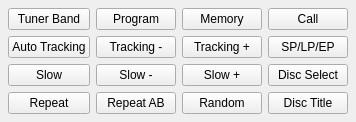
     <widget class="QWidget" name="media2Tab">
      <property name="sizePolicy">
       <sizepolicy hsizetype="Expanding" vsizetype="Expanding">
        <horstretch>0</horstretch>
        <verstretch>0</verstretch>
       </sizepolicy>
      </property>
      <attribute name="title">
       <string>Media 2</string>
      </attribute>
      <layout class="QGridLayout" name="gridLayout_2">
       <property name="margin">
        <number>8</number>
       </property>
       <item row="0" column="0">
        <widget class="QPushButton" name="tunerBandButton">
         <property name="sizePolicy">
          <sizepolicy hsizetype="Expanding" vsizetype="Expanding">
           <horstretch>0</horstretch>
           <verstretch>0</verstretch>
          </sizepolicy>
         </property>
         <property name="text">
          <string>Tuner Band</string>
         </property>
        </widget>
       </item>
       <item row="0" column="1">
        <widget class="QPushButton" name="programButton">
         <property name="sizePolicy">
          <sizepolicy hsizetype="Expanding" vsizetype="Expanding">
           <horstretch>0</horstretch>
           <verstretch>0</verstretch>
          </sizepolicy>
         </property>
         <property name="text">
          <string>Program</string>
         </property>
        </widget>
       </item>
       <item row="0" column="2">
        <widget class="QPushButton" name="memoryButton">
         <property name="sizePolicy">
          <sizepolicy hsizetype="Expanding" vsizetype="Expanding">
           <horstretch>0</horstretch>
           <verstretch>0</verstretch>
          </sizepolicy>
         </property>
         <property name="text">
          <string>Memory</string>
         </property>
        </widget>
       </item>
       <item row="0" column="3">
        <widget class="QPushButton" name="callButton">
         <property name="sizePolicy">
          <sizepolicy hsizetype="Expanding" vsizetype="Expanding">
           <horstretch>0</horstretch>
           <verstretch>0</verstretch>
          </sizepolicy>
         </property>
         <property name="text">
          <string>Call</string>
         </property>
        </widget>
       </item>
       <item row="1" column="0">
        <widget class="QPushButton" name="autoTrackingButton">
         <property name="sizePolicy">
          <sizepolicy hsizetype="Expanding" vsizetype="Expanding">
           <horstretch>0</horstretch>
           <verstretch>0</verstretch>
          </sizepolicy>
         </property>
         <property name="text">
          <string>Auto Tracking</string>
         </property>
        </widget>
       </item>
       <item row="1" column="1">
        <widget class="QPushButton" name="trackingMinusButton">
         <property name="sizePolicy">
          <sizepolicy hsizetype="Expanding" vsizetype="Expanding">
           <horstretch>0</horstretch>
           <verstretch>0</verstretch>
          </sizepolicy>
         </property>
         <property name="text">
          <string>Tracking -</string>
         </property>
        </widget>
       </item>
       <item row="1" column="2">
        <widget class="QPushButton" name="trackingPlusButton">
         <property name="sizePolicy">
          <sizepolicy hsizetype="Expanding" vsizetype="Expanding">
           <horstretch>0</horstretch>
           <verstretch>0</verstretch>
          </sizepolicy>
         </property>
         <property name="text">
          <string>Tracking +</string>
         </property>
        </widget>
       </item>
       <item row="1" column="3">
        <widget class="QPushButton" name="vhsSpeedButton">
         <property name="sizePolicy">
          <sizepolicy hsizetype="Expanding" vsizetype="Expanding">
           <horstretch>0</horstretch>
           <verstretch>0</verstretch>
          </sizepolicy>
         </property>
         <property name="text">
          <string>SP/LP/EP</string>
         </property>
        </widget>
       </item>
       <item row="2" column="0">
        <widget class="QPushButton" name="slowButton">
         <property name="sizePolicy">
          <sizepolicy hsizetype="Expanding" vsizetype="Expanding">
           <horstretch>0</horstretch>
           <verstretch>0</verstretch>
          </sizepolicy>
         </property>
         <property name="text">
          <string>Slow</string>
         </property>
        </widget>
       </item>
       <item row="2" column="2">
        <widget class="QPushButton" name="slowPlusButton">
         <property name="sizePolicy">
          <sizepolicy hsizetype="Expanding" vsizetype="Expanding">
           <horstretch>0</horstretch>
           <verstretch>0</verstretch>
          </sizepolicy>
         </property>
         <property name="text">
          <string>Slow +</string>
         </property>
        </widget>
       </item>
       <item row="2" column="3">
        <widget class="QPushButton" name="discSelectButton">
         <property name="sizePolicy">
          <sizepolicy hsizetype="Expanding" vsizetype="Expanding">
           <horstretch>0</horstretch>
           <verstretch>0</verstretch>
          </sizepolicy>
         </property>
         <property name="text">
          <string>Disc Select</string>
         </property>
        </widget>
       </item>
       <item row="4" column="0">
        <widget class="QPushButton" name="repeatButton">
         <property name="sizePolicy">
          <sizepolicy hsizetype="Expanding" vsizetype="Expanding">
           <horstretch>0</horstretch>
           <verstretch>0</verstretch>
          </sizepolicy>
         </property>
         <property name="text">
          <string>Repeat</string>
         </property>
        </widget>
       </item>
       <item row="4" column="1">
        <widget class="QPushButton" name="repeatABButton">
         <property name="sizePolicy">
          <sizepolicy hsizetype="Expanding" vsizetype="Expanding">
           <horstretch>0</horstretch>
           <verstretch>0</verstretch>
          </sizepolicy>
         </property>
         <property name="text">
          <string>Repeat AB</string>
         </property>
        </widget>
       </item>
       <item row="4" column="2">
        <widget class="QPushButton" name="randomButton">
         <property name="sizePolicy">
          <sizepolicy hsizetype="Expanding" vsizetype="Expanding">
           <horstretch>0</horstretch>
           <verstretch>0</verstretch>
          </sizepolicy>
         </property>
         <property name="text">
          <string>Random</string>
         </property>
        </widget>
       </item>
       <item row="4" column="3">
        <widget class="QPushButton" name="discTitleButton">
         <property name="sizePolicy">
          <sizepolicy hsizetype="Expanding" vsizetype="Expanding">
           <horstretch>0</horstretch>
           <verstretch>0</verstretch>
          </sizepolicy>
         </property>
         <property name="text">
          <string>Disc Title</string>
         </property>
        </widget>
       </item>
       <item row="2" column="1">
        <widget class="QPushButton" name="slowMinusButton">
         <property name="sizePolicy">
          <sizepolicy hsizetype="Expanding" vsizetype="Expanding">
           <horstretch>0</horstretch>
           <verstretch>0</verstretch>
          </sizepolicy>
         </property>
         <property name="text">
          <string>Slow -</string>
         </property>
        </widget>
       </item>
      </layout>
     </widget>
